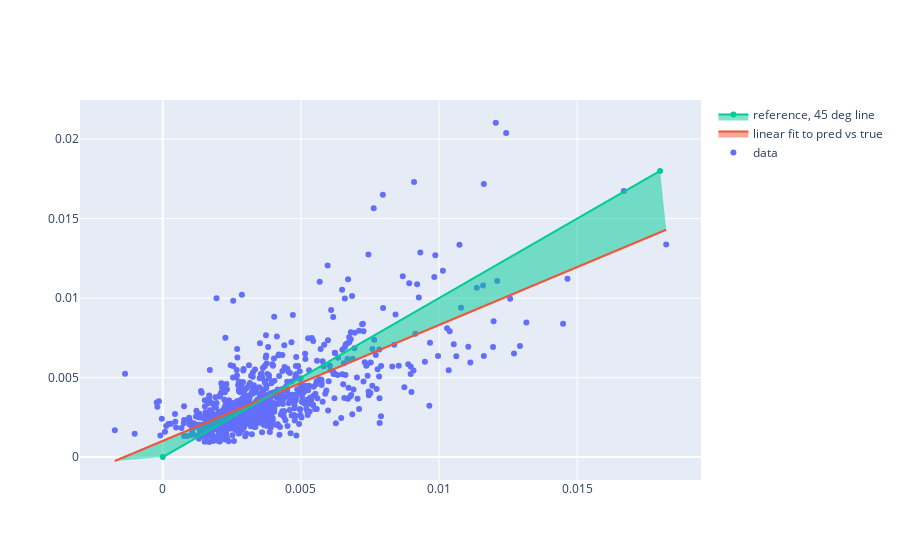

This figure's notebook cell:
### Code cell
from plotly.subplots import make_subplots
import plotly.graph_objects as go

predicted_graph = pd.concat([predicted,Y_test.reset_index(drop=True)],axis=1)
fig = make_subplots(specs=[[{"secondary_y": True}]])
x = [0,0.018]
y = x
df = [x,y]



fig1 = px.scatter(predicted_graph, x='NuSVR', y='target', opacity=0.65, trendline='ols', trendline_color_override='blue')
fig2 = px.scatter(df,x=x,y=y,opacity=1.0,trendline='ols',trendline_color_override='red')

fig = make_subplots()

fig.add_trace((go.Scatter(x=fig1.data[0]['x'],y=fig1.data[0]['y'],name='data',mode='markers',opacity=0.65)))
fig.add_trace((go.Scatter(x=fig1.data[1]['x'],y=fig1.data[1]['y'],name='linear fit to pred vs true',fill='tonexty')))
fig.add_trace((go.Scatter(x=fig2.data[0]['x'],y=fig2.data[0]['y'],name='reference, 45 deg line',fill='tonexty')))

### Figure 1 — Plotly figure (JSON) as saved in the notebook; plotly's stock layout.template omitted (floating-point values rounded to 4 significant figures; data arrays with more than 128 entries replaced by an {"elided": "..."} marker saying what was removed)
{"data": [{"mode": "markers", "name": "data", "opacity": 0.65, "type": "scatter", "x": {"elided": "766 float values"}, "y": {"elided": "766 float values"}}, {"fill": "tonexty", "name": "linear fit to pred vs true", "type": "scatter", "x": {"elided": "766 float values"}, "y": {"elided": "766 float values"}}, {"fill": "tonexty", "name": "reference, 45 deg line", "type": "scatter", "x": [0, 0.018], "y": [0, 0.018]}], "layout": {"xaxis": {"anchor": "y", "domain": [0, 1]}, "yaxis": {"anchor": "x", "domain": [0, 1]}}}
